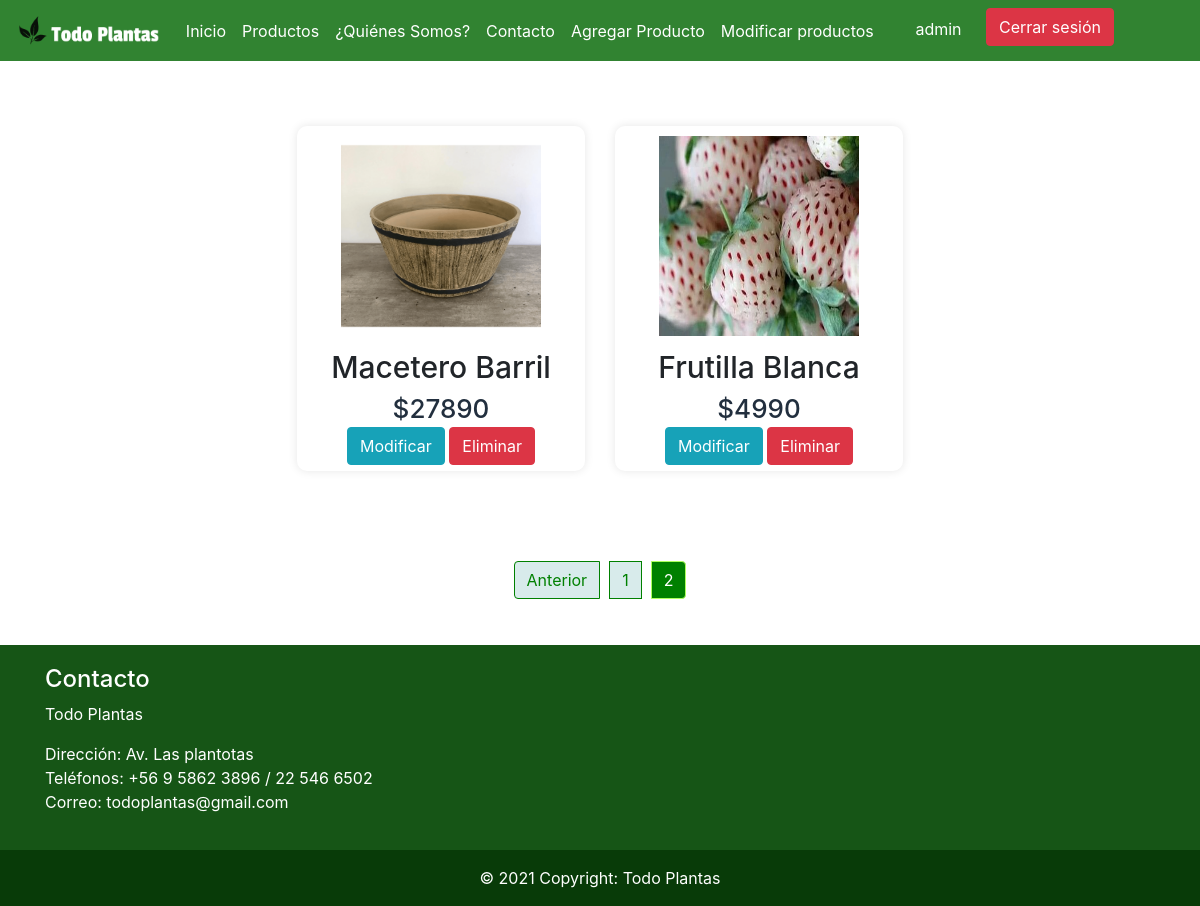
Page /modificar-productos/?page=2 (signed in) on the committed database.
### app/models.py (models this page shows, shortened)
class Producto(models.Model):
    nombre = models.CharField(max_length=40)
    precio = models.IntegerField()
    imagen = models.ImageField(null=True, blank=True, upload_to= "productos")
    descripcion = models.CharField(max_length=60)
    tipo = models.ForeignKey(TipoProducto, on_delete=models.CASCADE)
    fecha = models.DateField()

### app/views.py (the view)
# urls.py: path('modificar-productos/', modificar, name="modificar"),
@permission_required('app.change_producto')
def modificar(request):
    productoAll = Producto.objects.all()
    page = request.GET.get('page', 1)
    try:
        paginator = Paginator(productoAll, 9)
        productoAll = paginator.page(page)
    except:
        raise Http404
    datos = {
        'listaProductos' : productoAll,
        'paginator': paginator
    }
    return render(request, 'app/modificar.html', datos)

### app/templates/app/modificar.html
{% extends 'app/base.html' %}
{% load static %}
{% block contenido %}
<div class="container-fluid cardfachera">
    <div class="row">
        <div class="gallery">
        {% for aux in listaProductos %}
        <div class="content">
        {% if aux.imagen %}
            <img src="{{aux.imagen.url}}">
          {% else %}
            <img src="{% static 'app/img/noimagen.jpg' %}">
          {% endif %}
            <h3>{{ aux.nombre }}</h3>
            <h6>${{ aux.precio }}</h6>
            <td>
                <div style="margin-bottom: 2%;">
                    {% if perms.app.change_producto %}
                    <a href="{% url 'modificar_producto' aux.id %}" class="btn btn-info">Modificar</a>
                    {% endif %}
                    {% if perms.app.delete_producto %}
                    <a onclick="confirmarEliminar({{aux.id}})" class="btn btn-danger">Eliminar</a>
                    {% endif %}
                </div>
            </td>
        </div>
        {% endfor %}
        </div>
  </div>
  <div style="margin-top: 1.7%; margin-bottom: 2.2%;">
    {% include 'app/paginator.html' %}
  </div>
</div>
{% endblock %}

### app/templates/app/base.html (shortened to what this page needs)
<!DOCTYPE html>
<html lang="en">
<head>
    {% load static %}
    <link rel="stylesheet" href="https://use.fontawesome.com/releases/v5.15.2/css/all.css" />
    <link rel="stylesheet" href="{% static 'app/css/style.css' %}">
    <link rel="stylesheet" href="https://maxcdn.bootstrapcdn.com/bootstrap/4.5.2/css/bootstrap.min.css">
    {% load pwa %}
</head>
<body>
  <nav class="navbar sticky-top navbar-expand-lg navbar-light " style="background-color: rgb(49, 131, 49); " >
    <a class="navbar-brand" href="{% url 'index' %}" >
        <img
        src="{% static 'app/img/logo1.png' %}"
        height="35"
        alt=""
        loading="lazy" />
    </a>
    <div class="collapse navbar-collapse" id="navbarTogglerDemo03">
      <ul class="navbar-nav mr-auto mt-2 mt-lg-0 ">
        <li class="nav-item active">
          <a class="nav-link" href="{% url 'index' %} " style="color: white;">Inicio <span class="sr-only">(current)</span></a>
        </li>
        <li class="nav-item">
          <a class="nav-link" href="{% url 'productos' %}" style="color: white;">Productos</a>
        </li>
        <li class="nav-item">
          <a class="nav-link" href="{% url 'quienessomos' %} " style="color: white;">¿Quiénes Somos?</a>
        </li>
        <li class="nav-item">
          <a class="nav-link" href="{% url 'contacto' %} " style="color: white;">Contacto</a>
        </li>
        {% if perms.app.add_producto %}
        <li class="nav-item">
          <a class="nav-link" href="{% url 'agregar_producto' %} " style="color: white;">Agregar Producto</a>
        </li>
        {% endif %}
        {% if perms.app.change_producto %}
        <li class="nav-item">
          <a class="nav-link" href="{% url 'modificar' %} " style="color: white;">Modificar productos</a>
        </li>
        {% endif %}
      </ul>
      <ul class="navbar-nav" style="padding-right: 50px;">
        <li class="nav-item">
          {% if user.is_authenticated %}
          <a href="#" style="margin-right: 20px; color: white; text-decoration: none;">
            {{ user.username}}
          </a>
          <a href="{% url 'logout' %}" class="btn btn-danger"  style="margin-right: 20px; margin-bottom: 7px;">
            Cerrar sesión
          </a>
        {% endif %}
      </ul>
  </nav>
  {% block contenido %}
  {% endblock %}
    <footer class="footer ">
    <div class="container">
        <div class="row">
            <div class="col-sm-12 col-md-4 col-lg-4">
                <h4>Contacto</h4>
                <p>Todo Plantas</p>
                <p>Dirección: Av. Las plantotas <br> Teléfonos: +56 9 5862 3896 / 22 546 6502
                    <br> Correo: todoplantas@gmail.com
                </p>
            </div>
        </div>
    </div>
    </footer>
    <div class="copyright text-center p-3">
        © 2021 Copyright: Todo Plantas
    </div>
</body>
</html>

### app/static/app/css/style.css (style rules this page uses)
.footer { padding: 20px; width: 100%; color: white; background-color: rgb(22, 85, 22); }
.copyright { background-color: rgb(8, 59, 8); color: white; width: 100%; }
.cardfachera h3 { text-align: center; font-size: 30px; margin-top: 1%; padding-top: 10px; }
.cardfachera a { text-decoration: none; }
.cardfachera .gallery { display: flex; flex-wrap: wrap; width: 100%; justify-content: center; align-items: center; margin: 50px 0; }
.cardfachera .content { width: 24%; margin: 15px; box-sizing: border-box; float: left; text-align: center; border-radius:10px; border-top-right-radius: 10px; border-bottom-right-radius: 10px; padding-top: 10px; box-shadow: 0 0 10px rgba(0, 0, 0, 0.1); transition: .4s; }
.cardfachera img { width: 200px; height: 200px; text-align: center; margin: 0 auto; display: block; }
.cardfachera h6 { font-size: 26px; text-align: center; color: #222f3e; margin-bottom: 1%; }

### rows in the picture
Producto: imagen (picture), nombre "Macetero Barril", precio "27890"
Producto: imagen (picture), nombre "Frutilla Blanca", precio "4990"

### other values in the picture
{{ user.username }} "admin"
{{ page }} "1" "2"
